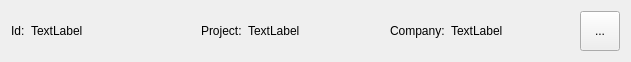
<?xml version="1.0" encoding="UTF-8"?>
<ui version="4.0">
 <class>projectLabel</class>
 <widget class="QWidget" name="projectLabel">
  <property name="geometry">
   <rect>
    <x>0</x>
    <y>0</y>
    <width>631</width>
    <height>60</height>
   </rect>
  </property>
  <property name="windowTitle">
   <string>Form</string>
  </property>
  <layout class="QHBoxLayout" name="horizontalLayout_2">
   <item>
    <layout class="QHBoxLayout" name="horizontalLayout">
     <item>
      <layout class="QFormLayout" name="formLayout_2">
       <property name="formAlignment">
        <set>Qt::AlignmentFlag::AlignLeading|Qt::AlignmentFlag::AlignLeft|Qt::AlignmentFlag::AlignVCenter</set>
       </property>
       <item row="0" column="0">
        <widget class="QLabel" name="label_3">
         <property name="text">
          <string>Id:</string>
         </property>
        </widget>
       </item>
       <item row="0" column="1">
        <widget class="QLabel" name="id">
         <property name="text">
          <string>TextLabel</string>
         </property>
        </widget>
       </item>
      </layout>
     </item>
     <item>
      <layout class="QFormLayout" name="formLayout">
       <property name="formAlignment">
        <set>Qt::AlignmentFlag::AlignLeading|Qt::AlignmentFlag::AlignLeft|Qt::AlignmentFlag::AlignVCenter</set>
       </property>
       <item row="0" column="0">
        <widget class="QLabel" name="label_5">
         <property name="text">
          <string>Project:</string>
         </property>
        </widget>
       </item>
       <item row="0" column="1">
        <widget class="QLabel" name="project">
         <property name="text">
          <string>TextLabel</string>
         </property>
        </widget>
       </item>
      </layout>
     </item>
     <item>
      <layout class="QFormLayout" name="formLayout_3">
       <property name="formAlignment">
        <set>Qt::AlignmentFlag::AlignLeading|Qt::AlignmentFlag::AlignLeft|Qt::AlignmentFlag::AlignVCenter</set>
       </property>
       <item row="0" column="0">
        <widget class="QLabel" name="label_6">
         <property name="text">
          <string>Company:</string>
         </property>
        </widget>
       </item>
       <item row="0" column="1">
        <widget class="QLabel" name="company">
         <property name="text">
          <string>TextLabel</string>
         </property>
        </widget>
       </item>
      </layout>
     </item>
     <item>
      <widget class="QToolButton" name="manageButton">
       <property name="minimumSize">
        <size>
         <width>40</width>
         <height>40</height>
        </size>
       </property>
       <property name="text">
        <string>...</string>
       </property>
       <property name="icon">
        <iconset theme="document-properties"/>
       </property>
       <property name="iconSize">
        <size>
         <width>24</width>
         <height>24</height>
        </size>
       </property>
      </widget>
     </item>
    </layout>
   </item>
  </layout>
 </widget>
 <resources/>
 <connections/>
</ui>
